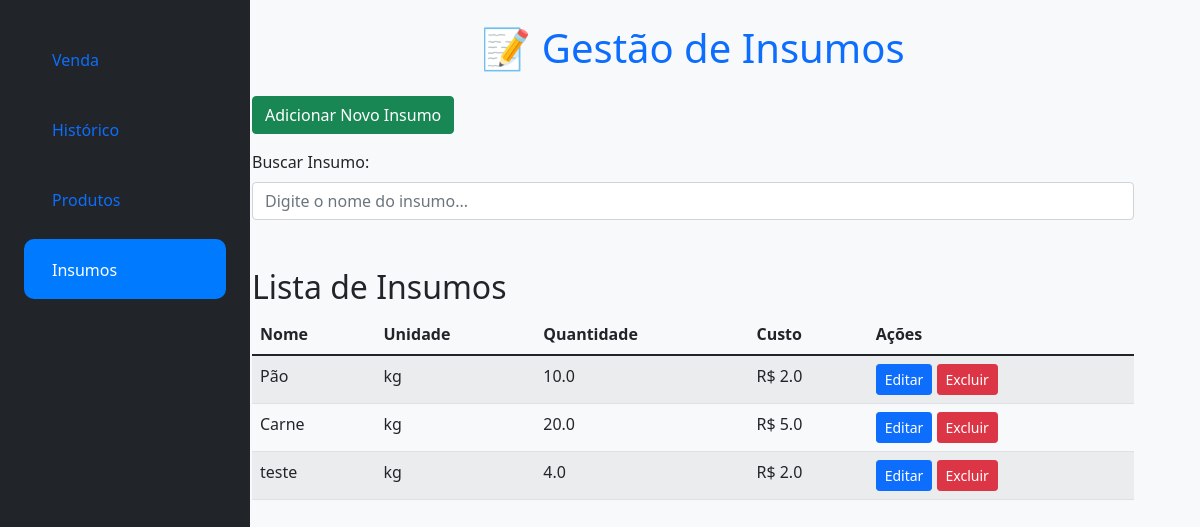
The app's page /insumos with its own data.
### app.py (models this page shows)
class Insumo(db.Model):
    id = db.Column(db.Integer, primary_key=True)
    nome = db.Column(db.String(100), nullable=False)
    unidade = db.Column(db.String(20), nullable=False)
    quantidade = db.Column(db.Float, nullable=False)
    custo = db.Column(db.Float, nullable=False)

### app.py (the view, shortened to what this page needs)
@app.route('/insumos', methods=['GET', 'POST'])
def insumos():
    insumos = Insumo.query.all()
    return render_template('insumos.html', insumos=insumos)

### templates/insumos.html (shortened to what this page needs)
{% extends 'base.html' %}
{% block content %}
<div class="d-flex flex-column flex-md-row">
    <nav class="col-md-3 col-lg-2 d-md-block bg-dark text-white sidebar p-4">
        <div class="position-sticky">
            <ul class="nav flex-column">
                <li class="nav-item">
                    <a class="nav-link {% if request.endpoint == 'venda' %} active {% endif %}" href="{{ url_for('venda') }}">
                         <span class="ms-2">Venda</span>
                    </a>
                </li>
                <li class="nav-item">
                    <a class="nav-link {% if request.endpoint == 'historico' %} active {% endif %}" href="{{ url_for('historico') }}">
                         <span class="ms-2">Histórico</span>
                    </a>
                </li>
                <li class="nav-item">
                    <a class="nav-link {% if request.endpoint == 'produtos' %} active {% endif %}" href="{{ url_for('produtos') }}">
                         <span class="ms-2">Produtos</span>
                    </a>
                </li>
                <li class="nav-item">
                    <a class="nav-link {% if request.endpoint == 'insumos' %} active {% endif %}" href="{{ url_for('insumos') }}">
                         <span class="ms-2">Insumos</span>
                    </a>
                </li>
            </ul>
        </div>
    </nav>
        <main class="col-md-9 ms-sm-auto col-lg-10 px-4 main-content">
            <h1 class="mb-4 text-center text-primary">📝 Gestão de Insumos</h1>
            <button class="btn btn-success mb-3" data-bs-toggle="modal" data-bs-target="#modalInsumo">
                Adicionar Novo Insumo
            </button>
            <div class="mb-3">
                <label for="searchInsumo" class="form-label">Buscar Insumo:</label>
                <input type="text" id="searchInsumo" class="form-control" onkeyup="buscarInsumo()" placeholder="Digite o nome do insumo...">
            </div>
            <h2 class="mt-5">Lista de Insumos</h2>
            <table class="table table-striped" id="tabelaInsumos">
                <thead>
                    <tr>
                        <th>Nome</th>
                        <th>Unidade</th>
                        <th>Quantidade</th>
                        <th>Custo</th>
                        <th>Ações</th>
                    </tr>
                </thead>
                <tbody>
                    {% for insumo in insumos %}
                    <tr>
                        <td>{{ insumo.nome }}</td>
                        <td>{{ insumo.unidade }}</td>
                        <td>{{ insumo.quantidade }}</td>
                        <td>R$ {{ insumo.custo|round(2) }}</td>
                        <td>
                            <a href="{{ url_for('editar_insumo', id=insumo.id) }}" class="btn btn-primary btn-sm">Editar</a>
                            <form action="{{ url_for('deletar_insumo', id=insumo.id) }}" method="POST" style="display:inline;">
                                <button type="submit" class="btn btn-danger btn-sm" onclick="return confirm('Deseja excluir este insumo?')">Excluir</button>
                            </form>
                        </td>
                    </tr>
                    {% endfor %}
                </tbody>
            </table>
        </main>
    </div>
</div>
{% endblock %}

### templates/insumos.html (style rules this page uses)
body { background-color: #f8f9fa; }
.sidebar { position: fixed; top: 0; left: 0; height: 100vh; width: 250px; padding-top: 20px; background-color: #343a40; color: #fff; }
.sidebar .nav-link { font-size: 16px; padding: 15px 20px; margin: 5px 0; border-radius: 10px; transition: background-color 0.3s ease; }
.sidebar .nav-link.active { background-color: #007bff; color: white; }

### records on screen
Insumo: nome "Pão", unidade "kg", quantidade "10.0", custo "2.0"
Insumo: nome "Carne", unidade "kg", quantidade "20.0", custo "5.0"
Insumo: nome "teste", unidade "kg", quantidade "4.0", custo "2.0"
